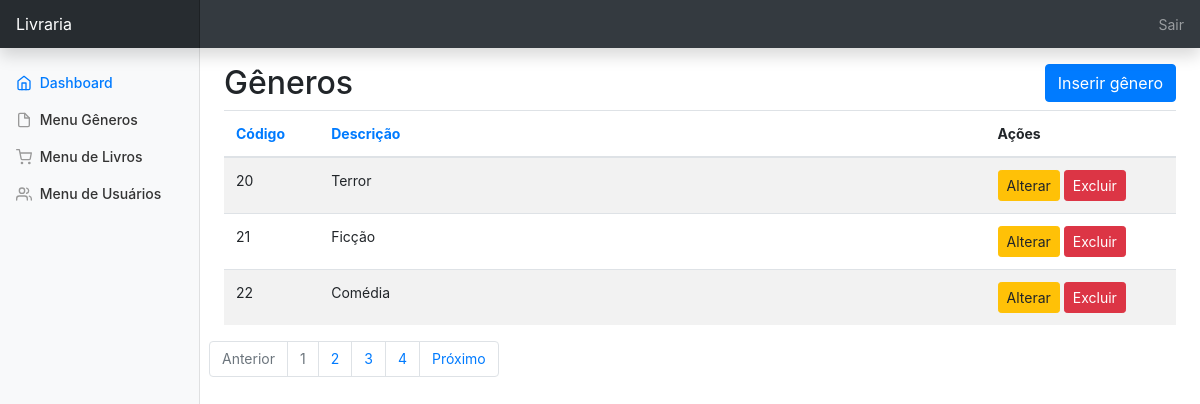
The page /bookstore/admin/genero_menu.php on the database its author committed.
### tables this page shows
CREATE TABLE `genero` (
  `id` int NOT NULL AUTO_INCREMENT,
  `descricao` varchar(50) DEFAULT NULL,
  PRIMARY KEY (`id`)
);

### bookstore/admin/genero_menu.php (the view, shortened to what this page needs)
<?php
include_once("cabecalho.php");
require_once("conexao.php");
$exiba= 3;
$where = mysqli_real_escape_string($dbc, trim(isset($_GET['q'])) ? $_GET['q'] : '');
if(isset($_GET['p']) && is_numeric($_GET['p'])){
    $pagina = $_GET['p'];
} else{
    $q = "SELECT COUNT(id) FROM genero WHERE descricao like '%$where%'";
    $r = @mysqli_query($dbc ,$q);
    $row = @mysqli_fetch_array($r, MYSQLI_NUM);
    $qtde = $row[0];
    if($qtde > $exiba) {
        $pagina = ceil($qtde / $exiba);
    }else {
        $pagina = 1;
    }
}
if (isset($_GET['s']) && is_numeric($_GET['s'])) {
    $inicio = $_GET['s'];
}else {
    $inicio = 0;
}
$ordem = isset($_GET['ordem']) ? $_GET['ordem'] : 'id';
switch ($ordem){
    case 'id' : $order_by = 'id';
    break;
}
$q = "SELECT id, descricao FROM genero WHERE descricao like '%$where%' ORDER BY $order_by LIMIT $inicio, $exiba";
$r = @mysqli_query($dbc, $q);
if(mysqli_num_rows($r) > 0){
    $saida = '<div class="table-responsive col-md-12">
                <table class="table table-striped">
                    <thead>
                        <tr>
                            <th width="10%"><a href="genero_menu.php?ordem=id">Código</a></th>
                            <th width="70%"><a href="genero_menu.php?ordem=desc">Descrição</a></th>
                            <th>Ações</th>
                        </tr>
                    </thead>
                    <tbody>';
                    while($row = mysqli_fetch_array($r, MYSQLI_ASSOC)){
                        $saida .= '<tr>
                        <td>' . $row['id'] . '</td>
                        <td>' . $row['descricao'] . '
                        <td>
                            <a href="genero_alt.php?id='. $row['id'] . '"class="btn btn-sm btn-warning"> Alterar</a>
                            <a href="genero_exc.php?id='. $row['id'] . '"class="btn btn-sm btn-danger"> Excluir</a>
                        </td>
                        </tr>';
                    }
                    $saida .= '</tbody></table></div>';
}
if($pagina > 1) {
    $pag = '';
    $pagina_correta = ($inicio / $exiba) + 1;
    if($pagina_correta != 1) {
        $pag .= '<li class="page-item"><a class="page-link" href="genero_menu.php?s=' . ($inicio - $exiba) . '&p=' . $pagina . '&ordem=' . $ordem . '">Anterior</a></li>';
    } else {
        $pag .= '<li class="page-item disabled"><a class="page-link">Anterior</a></li>';
    }
    for($i = 1; $i <= $pagina; $i++) {
        if($i != $pagina_correta){
            $pag .= '<li class="page-item"><a class="page-link" href="genero_menu.php?s=' . ($exiba * ($i - 1)) . '&p=' . $pagina . '&ordem=' . $ordem . '">' . $i . '</a></li>';
        } else {
            $pag .= '<li class="page-item disabled"><a class="page-link">' . $i . '</a></li>';
        }
    }
    if($pagina_correta != $pagina){
        $pag .= '<li class="page-item"><a class="page-link" href="genero_menu.php?s=' . ($inicio + $exiba) . '&p=' . $pagina . '&ordem=' . $ordem  . '">Próximo</a></li>';
    } else {
        $pag .= '<li class="page-item disabled"><a class="page-link">Próximo</a></li>';
    }
}
?>
<div class="container-fluid">
  <div class="row">
  <?php include_once("menu_lateral.php")?>
  <main role="main" class="col-md-9 ml-sm-auto col-lg-10 px-md-4">
      <div class="row mt-3 ">
        <div class="col-md-3">
            <h2>Gêneros</h2>
        </div>
        <div class="col-md-6">
        </div>
        <div class="col-md-3 text-right">
            <a href="genero_cad.php" class="btn btn-primary">
             Inserir gênero
            </a>
        </div>
      </div>
        <div class="row">
            <?php echo $saida; ?>
        </div>
        <div class='row'>
            <ul class='pagination'>
                <?php if (isset($pag)) echo $pag; ?>
            </ul>
        </div>
    </main>
  </div>
</div>

### bookstore/admin/dashboard.css (style rules this page uses)
body { font-size: .875rem; }

### rows shown on the page
genero: id "20", descricao "Terror"
genero: id "21", descricao "Ficção"
genero: id "22", descricao "Comédia"
